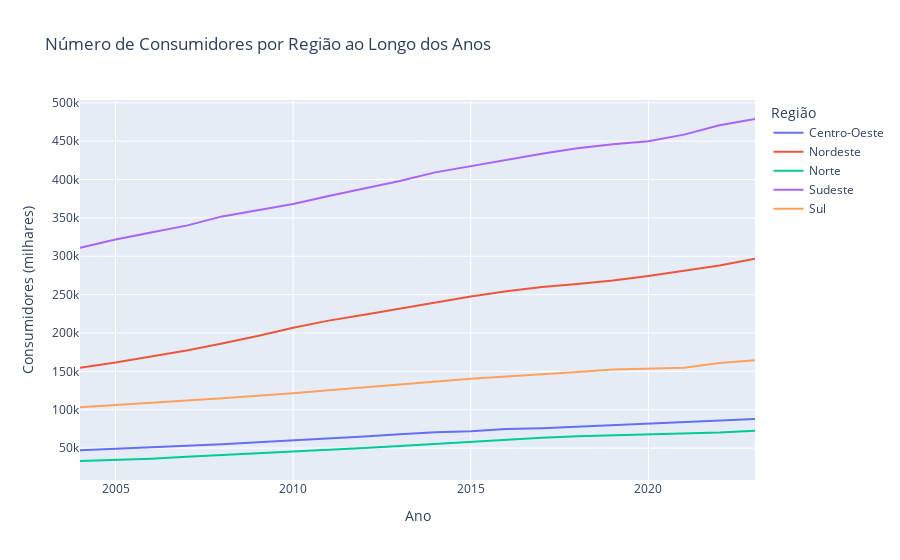

The cell this chart's notebook holds for it:
### Markdown cell above
Insight: Sudeste lidera o consumo, mas outras regiões mostram crescimento relevante.

### Code cell
# 4. Número de consumidores por região ao longo dos anos
fig4 = px.line(
    df_plot.groupby(['ano', 'regiao'])['numero_consumidores_mil'].sum().reset_index(),
    x='ano', y='numero_consumidores_mil', color='regiao',
    title='Número de Consumidores por Região ao Longo dos Anos',
    labels={'numero_consumidores_mil': 'Consumidores (milhares)', 'ano': 'Ano', 'regiao': 'Região'}
)
fig4.show()

### Figure 1 — Plotly figure (JSON) as saved in the notebook; plotly's stock layout.template omitted (floating-point values rounded to 4 significant figures)
{"data": [{"hovertemplate": "Região=Centro-Oeste<br>Ano=%{x}<br>Consumidores (milhares)=%{y}<extra></extra>", "legendgroup": "Centro-Oeste", "line": {"color": "#636efa", "dash": "solid"}, "marker": {"symbol": "circle"}, "mode": "lines", "name": "Centro-Oeste", "orientation": "v", "showlegend": true, "type": "scatter", "x": [2004, 2005, 2006, 2007, 2008, 2009, 2010, 2011, 2012, 2013, 2014, 2015, 2016, 2017, 2018, 2019, 2020, 2021, 2022, 2023], "xaxis": "x", "y": [47170.0, 49070.0, 50810.0, 52810.0, 55070.0, 57610.0, 59930.0, 62570.0, 65320.0, 68000.0, 70760.0, 72010.0, 74770.0, 75820.0, 77770.0, 79590.0, 81680.0, 84360.0, 86010.0, 87920.0], "yaxis": "y"}, {"hovertemplate": "Região=Nordeste<br>Ano=%{x}<br>Consumidores (milhares)=%{y}<extra></extra>", "legendgroup": "Nordeste", "line": {"color": "#EF553B", "dash": "solid"}, "marker": {"symbol": "circle"}, "mode": "lines", "name": "Nordeste", "orientation": "v", "showlegend": true, "type": "scatter", "x": [2004, 2005, 2006, 2007, 2008, 2009, 2010, 2011, 2012, 2013, 2014, 2015, 2016, 2017, 2018, 2019, 2020, 2021, 2022, 2023], "xaxis": "x", "y": [154700.0, 161500.0, 169400.0, 177300.0, 186400.0, 196100.0, 206800.0, 216100.0, 223900.0, 231900.0, 240100.0, 247700.0, 254500.0, 260100.0, 264000.0, 268600.0, 274300.0, 280700.0, 287900.0, 296900.0], "yaxis": "y"}, {"hovertemplate": "Região=Norte<br>Ano=%{x}<br>Consumidores (milhares)=%{y}<extra></extra>", "legendgroup": "Norte", "line": {"color": "#00cc96", "dash": "solid"}, "marker": {"symbol": "circle"}, "mode": "lines", "name": "Norte", "orientation": "v", "showlegend": true, "type": "scatter", "x": [2004, 2005, 2006, 2007, 2008, 2009, 2010, 2011, 2012, 2013, 2014, 2015, 2016, 2017, 2018, 2019, 2020, 2021, 2022, 2023], "xaxis": "x", "y": [33240.0, 34490.0, 36280.0, 38650.0, 40820.0, 42850.0, 45280.0, 47860.0, 50070.0, 52760.0, 55670.0, 58420.0, 60730.0, 63650.0, 65570.0, 66760.0, 68080.0, 68700.0, 70240.0, 72540.0], "yaxis": "y"}, {"hovertemplate": "Região=Sudeste<br>Ano=%{x}<br>Consumidores (milhares)=%{y}<extra></extra>", "legendgroup": "Sudeste", "line": {"color": "#ab63fa", "dash": "solid"}, "marker": {"symbol": "circle"}, "mode": "lines", "name": "Sudeste", "orientation": "v", "showlegend": true, "type": "scatter", "x": [2004, 2005, 2006, 2007, 2008, 2009, 2010, 2011, 2012, 2013, 2014, 2015, 2016, 2017, 2018, 2019, 2020, 2021, 2022, 2023], "xaxis": "x", "y": [311200.0, 321700.0, 331000.0, 339900.0, 352000.0, 359600.0, 368100.0, 378500.0, 388100.0, 398200.0, 409300.0, 417600.0, 425400.0, 433500.0, 440600.0, 445900.0, 449900.0, 458500.0, 470700.0, 478900.0], "yaxis": "y"}, {"hovertemplate": "Região=Sul<br>Ano=%{x}<br>Consumidores (milhares)=%{y}<extra></extra>", "legendgroup": "Sul", "line": {"color": "#FFA15A", "dash": "solid"}, "marker": {"symbol": "circle"}, "mode": "lines", "name": "Sul", "orientation": "v", "showlegend": true, "type": "scatter", "x": [2004, 2005, 2006, 2007, 2008, 2009, 2010, 2011, 2012, 2013, 2014, 2015, 2016, 2017, 2018, 2019, 2020, 2021, 2022, 2023], "xaxis": "x", "y": [103300.0, 106400.0, 109000.0, 111900.0, 114900.0, 117800.0, 121400.0, 125500.0, 129400.0, 133200.0, 137400.0, 140500.0, 143300.0, 145800.0, 149300.0, 152600.0, 154100.0, 154800.0, 160900.0, 164400.0], "yaxis": "y"}], "layout": {"legend": {"title": {"text": "Região"}, "tracegroupgap": 0}, "title": {"text": "Número de Consumidores por Região ao Longo dos Anos"}, "xaxis": {"anchor": "y", "domain": [0, 1], "title": {"text": "Ano"}}, "yaxis": {"anchor": "x", "domain": [0, 1], "title": {"text": "Consumidores (milhares)"}}}}
